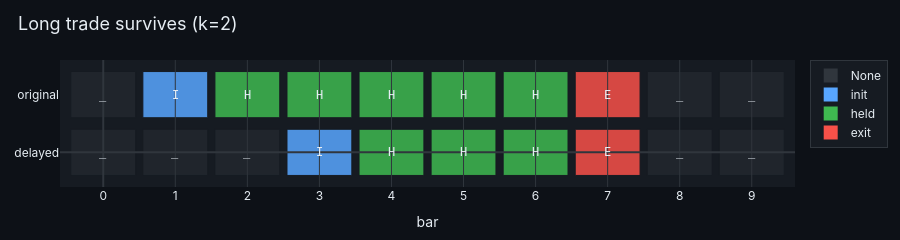
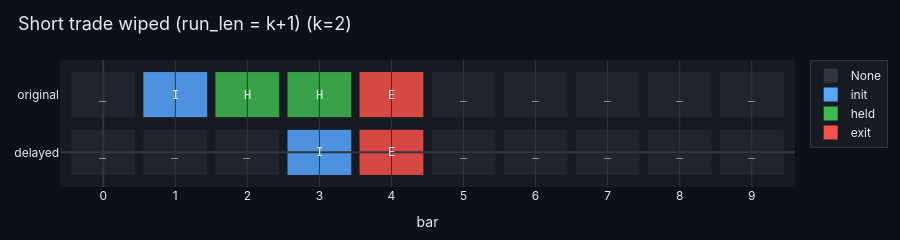
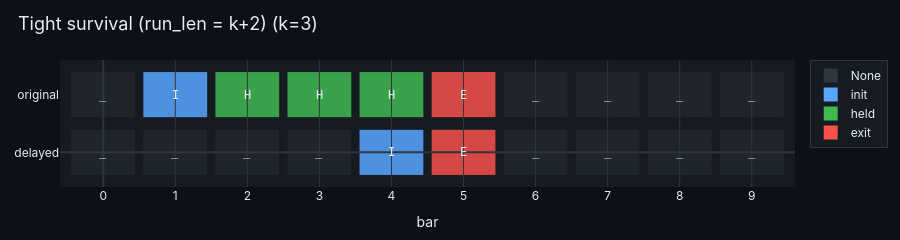

Notebook code for these charts, in order:
### Markdown cell above
## 2. Visual Walkthrough

Show the cycle column before and after the offset for one case.  Each cell is
one bar; colour denotes cycle (`init` blue, `held` green, `exit` red, `None`
muted).

### Code cell
CYCLE_COLOR = {
    "None": PALETTE["border"],
    "init": PALETTE["accent_blue"],
    "held": PALETTE["accent_green"],
    "exit": PALETTE["accent_red"],
}


def plot_before_after(pattern: str, k: int, title: str) -> go.Figure:
    df_in  = make_signal_df({"S": pattern})
    df_out = _apply_entry_offset(df_in, k)
    n = len(pattern)

    fig = go.Figure()
    for label, df, y in [("original", df_in, 1), ("delayed", df_out, 0)]:
        cycles = df.loc["S", "cycle"].tolist()
        for i, cyc in enumerate(cycles):
            fig.add_shape(
                type="rect",
                x0=i - 0.45, x1=i + 0.45,
                y0=y - 0.4, y1=y + 0.4,
                line=dict(color=PALETTE["surface"], width=1),
                fillcolor=CYCLE_COLOR[cyc],
                opacity=0.85 if cyc != "None" else 0.4,
                layer="below",
            )
            fig.add_annotation(
                x=i, y=y, text=INV_CYCLE[cyc],
                showarrow=False,
                font=dict(color=PALETTE["text_primary"], size=12, family="monospace"),
            )

    # Legend dummies
    for cyc, color in CYCLE_COLOR.items():
        fig.add_trace(go.Scatter(
            x=[None], y=[None], mode="markers",
            marker=dict(size=14, color=color, symbol="square"),
            name=cyc,
        ))

    apply_theme(fig, title=f"{title} (k={k})", height=240)
    fig.update_layout(
        xaxis=dict(title_text="bar", range=[-0.6, n - 0.4], tickmode="array",
                   tickvals=list(range(n))),
        yaxis=dict(
            tickvals=[0, 1], ticktext=["delayed", "original"],
            range=[-0.6, 1.6], showgrid=False,
        ),
        showlegend=True,
    )
    return fig


plot_before_after("_IHHHHHE__", k=2, title="Long trade survives").show()
plot_before_after("_IHHE_____", k=2, title="Short trade wiped (run_len = k+1)").show()
plot_before_after("_IHHHE____", k=3, title="Tight survival (run_len = k+2)").show()

### Figure 1 — Plotly figure (JSON) as saved in the notebook; plotly's stock layout.template omitted (floating-point values rounded to 4 significant figures)
{"data": [{"marker": {"color": "#30363d", "size": 14, "symbol": "square"}, "mode": "markers", "name": "None", "x": [null], "y": [null], "type": "scatter"}, {"marker": {"color": "#58a6ff", "size": 14, "symbol": "square"}, "mode": "markers", "name": "init", "x": [null], "y": [null], "type": "scatter"}, {"marker": {"color": "#3fb950", "size": 14, "symbol": "square"}, "mode": "markers", "name": "held", "x": [null], "y": [null], "type": "scatter"}, {"marker": {"color": "#f85149", "size": 14, "symbol": "square"}, "mode": "markers", "name": "exit", "x": [null], "y": [null], "type": "scatter"}], "layout": {"shapes": [{"fillcolor": "#30363d", "layer": "below", "line": {"color": "#161b22", "width": 1}, "opacity": 0.4, "type": "rect", "x0": -0.45, "x1": 0.45, "y0": 0.6, "y1": 1.4}, {"fillcolor": "#58a6ff", "layer": "below", "line": {"color": "#161b22", "width": 1}, "opacity": 0.85, "type": "rect", "x0": 0.55, "x1": 1.45, "y0": 0.6, "y1": 1.4}, {"fillcolor": "#3fb950", "layer": "below", "line": {"color": "#161b22", "width": 1}, "opacity": 0.85, "type": "rect", "x0": 1.55, "x1": 2.45, "y0": 0.6, "y1": 1.4}, {"fillcolor": "#3fb950", "layer": "below", "line": {"color": "#161b22", "width": 1}, "opacity": 0.85, "type": "rect", "x0": 2.55, "x1": 3.45, "y0": 0.6, "y1": 1.4}, {"fillcolor": "#3fb950", "layer": "below", "line": {"color": "#161b22", "width": 1}, "opacity": 0.85, "type": "rect", "x0": 3.55, "x1": 4.45, "y0": 0.6, "y1": 1.4}, {"fillcolor": "#3fb950", "layer": "below", "line": {"color": "#161b22", "width": 1}, "opacity": 0.85, "type": "rect", "x0": 4.55, "x1": 5.45, "y0": 0.6, "y1": 1.4}, {"fillcolor": "#3fb950", "layer": "below", "line": {"color": "#161b22", "width": 1}, "opacity": 0.85, "type": "rect", "x0": 5.55, "x1": 6.45, "y0": 0.6, "y1": 1.4}, {"fillcolor": "#f85149", "layer": "below", "line": {"color": "#161b22", "width": 1}, "opacity": 0.85, "type": "rect", "x0": 6.55, "x1": 7.45, "y0": 0.6, "y1": 1.4}, {"fillcolor": "#30363d", "layer": "below", "line": {"color": "#161b22", "width": 1}, "opacity": 0.4, "type": "rect", "x0": 7.55, "x1": 8.45, "y0": 0.6, "y1": 1.4}, {"fillcolor": "#30363d", "layer": "below", "line": {"color": "#161b22", "width": 1}, "opacity": 0.4, "type": "rect", "x0": 8.55, "x1": 9.45, "y0": 0.6, "y1": 1.4}, {"fillcolor": "#30363d", "layer": "below", "line": {"color": "#161b22", "width": 1}, "opacity": 0.4, "type": "rect", "x0": -0.45, "x1": 0.45, "y0": -0.4, "y1": 0.4}, {"fillcolor": "#30363d", "layer": "below", "line": {"color": "#161b22", "width": 1}, "opacity": 0.4, "type": "rect", "x0": 0.55, "x1": 1.45, "y0": -0.4, "y1": 0.4}, {"fillcolor": "#30363d", "layer": "below", "line": {"color": "#161b22", "width": 1}, "opacity": 0.4, "type": "rect", "x0": 1.55, "x1": 2.45, "y0": -0.4, "y1": 0.4}, {"fillcolor": "#58a6ff", "layer": "below", "line": {"color": "#161b22", "width": 1}, "opacity": 0.85, "type": "rect", "x0": 2.55, "x1": 3.45, "y0": -0.4, "y1": 0.4}, {"fillcolor": "#3fb950", "layer": "below", "line": {"color": "#161b22", "width": 1}, "opacity": 0.85, "type": "rect", "x0": 3.55, "x1": 4.45, "y0": -0.4, "y1": 0.4}, {"fillcolor": "#3fb950", "layer": "below", "line": {"color": "#161b22", "width": 1}, "opacity": 0.85, "type": "rect", "x0": 4.55, "x1": 5.45, "y0": -0.4, "y1": 0.4}, {"fillcolor": "#3fb950", "layer": "below", "line": {"color": "#161b22", "width": 1}, "opacity": 0.85, "type": "rect", "x0": 5.55, "x1": 6.45, "y0": -0.4, "y1": 0.4}, {"fillcolor": "#f85149", "layer": "below", "line": {"color": "#161b22", "width": 1}, "opacity": 0.85, "type": "rect", "x0": 6.55, "x1": 7.45, "y0": -0.4, "y1": 0.4}, {"fillcolor": "#30363d", "layer": "below", "line": {"color": "#161b22", "width": 1}, "opacity": 0.4, "type": "rect", "x0": 7.55, "x1": 8.45, "y0": -0.4, "y1": 0.4}, {"fillcolor": "#30363d", "layer": "below", "line": {"color": "#161b22", "width": 1}, "opacity": 0.4, "type": "rect", "x0": 8.55, "x1": 9.45, "y0": -0.4, "y1": 0.4}], "annotations": [{"font": {"color": "#e6edf3", "family": "monospace", "size": 12}, "showarrow": false, "text": "_", "x": 0, "y": 1}, {"font": {"color": "#e6edf3", "family": "monospace", "size": 12}, "showarrow": false, "text": "I", "x": 1, "y": 1}, {"font": {"color": "#e6edf3", "family": "monospace", "size": 12}, "showarrow": false, "text": "H", "x": 2, "y": 1}, {"font": {"color": "#e6edf3", "family": "monospace", "size": 12}, "showarrow": false, "text": "H", "x": 3, "y": 1}, {"font": {"color": "#e6edf3", "family": "monospace", "size": 12}, "showarrow": false, "text": "H", "x": 4, "y": 1}, {"font": {"color": "#e6edf3", "family": "monospace", "size": 12}, "showarrow": false, "text": "H", "x": 5, "y": 1}, {"font": {"color": "#e6edf3", "family": "monospace", "size": 12}, "showarrow": false, "text": "H", "x": 6, "y": 1}, {"font": {"color": "#e6edf3", "family": "monospace", "size": 12}, "showarrow": false, "text": "E", "x": 7, "y": 1}, {"font": {"color": "#e6edf3", "family": "monospace", "size": 12}, "showarrow": false, "text": "_", "x": 8, "y": 1}, {"font": {"color": "#e6edf3", "family": "monospace", "size": 12}, "showarrow": false, "text": "_", "x": 9, "y": 1}, {"font": {"color": "#e6edf3", "family": "monospace", "size": 12}, "showarrow": false, "text": "_", "x": 0, "y": 0}, {"font": {"color": "#e6edf3", "family": "monospace", "size": 12}, "showarrow": false, "text": "_", "x": 1, "y": 0}, {"font": {"color": "#e6edf3", "family": "monospace", "size": 12}, "showarrow": false, "text": "_", "x": 2, "y": 0}, {"font": {"color": "#e6edf3", "family": "monospace", "size": 12}, "showarrow": false, "text": "I", "x": 3, "y": 0}, {"font": {"color": "#e6edf3", "family": "monospace", "size": 12}, "showarrow": false, "text": "H", "x": 4, "y": 0}, {"font": {"color": "#e6edf3", "family": "monospace", "size": 12}, "showarrow": false, "text": "H", "x": 5, "y": 0}, {"font": {"color": "#e6edf3", "family": "monospace", "size": 12}, "showarrow": false, "text": "H", "x": 6, "y": 0}, {"font": {"color": "#e6edf3", "family": "monospace", "size": 12}, "showarrow": false, "text": "E", "x": 7, "y": 0}, {"font": {"color": "#e6edf3", "family": "monospace", "size": 12}, "showarrow": false, "text": "_", "x": 8, "y": 0}, {"font": {"color": "#e6edf3", "family": "monospace", "size": 12}, "showarrow": false, "text": "_", "x": 9, "y": 0}], "font": {"color": "#e6edf3", "family": "Inter, system-ui, sans-serif"}, "title": {"font": {"size": 18, "color": "#e6edf3"}, "text": "Long trade survives (k=2)", "x": 0.02, "xanchor": "left"}, "margin": {"l": 60, "r": 20, "t": 60, "b": 40}, "legend": {"bgcolor": "#161b22", "bordercolor": "#30363d", "borderwidth": 1}, "xaxis": {"gridcolor": "#30363d", "zerolinecolor": "#30363d", "showspikes": true, "spikecolor": "#8b949e", "spikethickness": 1, "title": {"text": "bar"}, "range": [-0.6, 9.6], "tickmode": "array", "tickvals": [0, 1, 2, 3, 4, 5, 6, 7, 8, 9]}, "yaxis": {"gridcolor": "#30363d", "zerolinecolor": "#30363d", "showspikes": true, "spikecolor": "#8b949e", "spikethickness": 1, "tickvals": [0, 1], "ticktext": ["delayed", "original"], "range": [-0.6, 1.6], "showgrid": false}, "paper_bgcolor": "#0d1117", "plot_bgcolor": "#161b22", "height": 240, "hovermode": "x unified", "showlegend": true}}

### Figure 2 — Plotly figure (JSON) as saved in the notebook; plotly's stock layout.template omitted (floating-point values rounded to 4 significant figures)
{"data": [{"marker": {"color": "#30363d", "size": 14, "symbol": "square"}, "mode": "markers", "name": "None", "x": [null], "y": [null], "type": "scatter"}, {"marker": {"color": "#58a6ff", "size": 14, "symbol": "square"}, "mode": "markers", "name": "init", "x": [null], "y": [null], "type": "scatter"}, {"marker": {"color": "#3fb950", "size": 14, "symbol": "square"}, "mode": "markers", "name": "held", "x": [null], "y": [null], "type": "scatter"}, {"marker": {"color": "#f85149", "size": 14, "symbol": "square"}, "mode": "markers", "name": "exit", "x": [null], "y": [null], "type": "scatter"}], "layout": {"shapes": [{"fillcolor": "#30363d", "layer": "below", "line": {"color": "#161b22", "width": 1}, "opacity": 0.4, "type": "rect", "x0": -0.45, "x1": 0.45, "y0": 0.6, "y1": 1.4}, {"fillcolor": "#58a6ff", "layer": "below", "line": {"color": "#161b22", "width": 1}, "opacity": 0.85, "type": "rect", "x0": 0.55, "x1": 1.45, "y0": 0.6, "y1": 1.4}, {"fillcolor": "#3fb950", "layer": "below", "line": {"color": "#161b22", "width": 1}, "opacity": 0.85, "type": "rect", "x0": 1.55, "x1": 2.45, "y0": 0.6, "y1": 1.4}, {"fillcolor": "#3fb950", "layer": "below", "line": {"color": "#161b22", "width": 1}, "opacity": 0.85, "type": "rect", "x0": 2.55, "x1": 3.45, "y0": 0.6, "y1": 1.4}, {"fillcolor": "#f85149", "layer": "below", "line": {"color": "#161b22", "width": 1}, "opacity": 0.85, "type": "rect", "x0": 3.55, "x1": 4.45, "y0": 0.6, "y1": 1.4}, {"fillcolor": "#30363d", "layer": "below", "line": {"color": "#161b22", "width": 1}, "opacity": 0.4, "type": "rect", "x0": 4.55, "x1": 5.45, "y0": 0.6, "y1": 1.4}, {"fillcolor": "#30363d", "layer": "below", "line": {"color": "#161b22", "width": 1}, "opacity": 0.4, "type": "rect", "x0": 5.55, "x1": 6.45, "y0": 0.6, "y1": 1.4}, {"fillcolor": "#30363d", "layer": "below", "line": {"color": "#161b22", "width": 1}, "opacity": 0.4, "type": "rect", "x0": 6.55, "x1": 7.45, "y0": 0.6, "y1": 1.4}, {"fillcolor": "#30363d", "layer": "below", "line": {"color": "#161b22", "width": 1}, "opacity": 0.4, "type": "rect", "x0": 7.55, "x1": 8.45, "y0": 0.6, "y1": 1.4}, {"fillcolor": "#30363d", "layer": "below", "line": {"color": "#161b22", "width": 1}, "opacity": 0.4, "type": "rect", "x0": 8.55, "x1": 9.45, "y0": 0.6, "y1": 1.4}, {"fillcolor": "#30363d", "layer": "below", "line": {"color": "#161b22", "width": 1}, "opacity": 0.4, "type": "rect", "x0": -0.45, "x1": 0.45, "y0": -0.4, "y1": 0.4}, {"fillcolor": "#30363d", "layer": "below", "line": {"color": "#161b22", "width": 1}, "opacity": 0.4, "type": "rect", "x0": 0.55, "x1": 1.45, "y0": -0.4, "y1": 0.4}, {"fillcolor": "#30363d", "layer": "below", "line": {"color": "#161b22", "width": 1}, "opacity": 0.4, "type": "rect", "x0": 1.55, "x1": 2.45, "y0": -0.4, "y1": 0.4}, {"fillcolor": "#58a6ff", "layer": "below", "line": {"color": "#161b22", "width": 1}, "opacity": 0.85, "type": "rect", "x0": 2.55, "x1": 3.45, "y0": -0.4, "y1": 0.4}, {"fillcolor": "#f85149", "layer": "below", "line": {"color": "#161b22", "width": 1}, "opacity": 0.85, "type": "rect", "x0": 3.55, "x1": 4.45, "y0": -0.4, "y1": 0.4}, {"fillcolor": "#30363d", "layer": "below", "line": {"color": "#161b22", "width": 1}, "opacity": 0.4, "type": "rect", "x0": 4.55, "x1": 5.45, "y0": -0.4, "y1": 0.4}, {"fillcolor": "#30363d", "layer": "below", "line": {"color": "#161b22", "width": 1}, "opacity": 0.4, "type": "rect", "x0": 5.55, "x1": 6.45, "y0": -0.4, "y1": 0.4}, {"fillcolor": "#30363d", "layer": "below", "line": {"color": "#161b22", "width": 1}, "opacity": 0.4, "type": "rect", "x0": 6.55, "x1": 7.45, "y0": -0.4, "y1": 0.4}, {"fillcolor": "#30363d", "layer": "below", "line": {"color": "#161b22", "width": 1}, "opacity": 0.4, "type": "rect", "x0": 7.55, "x1": 8.45, "y0": -0.4, "y1": 0.4}, {"fillcolor": "#30363d", "layer": "below", "line": {"color": "#161b22", "width": 1}, "opacity": 0.4, "type": "rect", "x0": 8.55, "x1": 9.45, "y0": -0.4, "y1": 0.4}], "annotations": [{"font": {"color": "#e6edf3", "family": "monospace", "size": 12}, "showarrow": false, "text": "_", "x": 0, "y": 1}, {"font": {"color": "#e6edf3", "family": "monospace", "size": 12}, "showarrow": false, "text": "I", "x": 1, "y": 1}, {"font": {"color": "#e6edf3", "family": "monospace", "size": 12}, "showarrow": false, "text": "H", "x": 2, "y": 1}, {"font": {"color": "#e6edf3", "family": "monospace", "size": 12}, "showarrow": false, "text": "H", "x": 3, "y": 1}, {"font": {"color": "#e6edf3", "family": "monospace", "size": 12}, "showarrow": false, "text": "E", "x": 4, "y": 1}, {"font": {"color": "#e6edf3", "family": "monospace", "size": 12}, "showarrow": false, "text": "_", "x": 5, "y": 1}, {"font": {"color": "#e6edf3", "family": "monospace", "size": 12}, "showarrow": false, "text": "_", "x": 6, "y": 1}, {"font": {"color": "#e6edf3", "family": "monospace", "size": 12}, "showarrow": false, "text": "_", "x": 7, "y": 1}, {"font": {"color": "#e6edf3", "family": "monospace", "size": 12}, "showarrow": false, "text": "_", "x": 8, "y": 1}, {"font": {"color": "#e6edf3", "family": "monospace", "size": 12}, "showarrow": false, "text": "_", "x": 9, "y": 1}, {"font": {"color": "#e6edf3", "family": "monospace", "size": 12}, "showarrow": false, "text": "_", "x": 0, "y": 0}, {"font": {"color": "#e6edf3", "family": "monospace", "size": 12}, "showarrow": false, "text": "_", "x": 1, "y": 0}, {"font": {"color": "#e6edf3", "family": "monospace", "size": 12}, "showarrow": false, "text": "_", "x": 2, "y": 0}, {"font": {"color": "#e6edf3", "family": "monospace", "size": 12}, "showarrow": false, "text": "I", "x": 3, "y": 0}, {"font": {"color": "#e6edf3", "family": "monospace", "size": 12}, "showarrow": false, "text": "E", "x": 4, "y": 0}, {"font": {"color": "#e6edf3", "family": "monospace", "size": 12}, "showarrow": false, "text": "_", "x": 5, "y": 0}, {"font": {"color": "#e6edf3", "family": "monospace", "size": 12}, "showarrow": false, "text": "_", "x": 6, "y": 0}, {"font": {"color": "#e6edf3", "family": "monospace", "size": 12}, "showarrow": false, "text": "_", "x": 7, "y": 0}, {"font": {"color": "#e6edf3", "family": "monospace", "size": 12}, "showarrow": false, "text": "_", "x": 8, "y": 0}, {"font": {"color": "#e6edf3", "family": "monospace", "size": 12}, "showarrow": false, "text": "_", "x": 9, "y": 0}], "font": {"color": "#e6edf3", "family": "Inter, system-ui, sans-serif"}, "title": {"font": {"size": 18, "color": "#e6edf3"}, "text": "Short trade wiped (run_len = k+1) (k=2)", "x": 0.02, "xanchor": "left"}, "margin": {"l": 60, "r": 20, "t": 60, "b": 40}, "legend": {"bgcolor": "#161b22", "bordercolor": "#30363d", "borderwidth": 1}, "xaxis": {"gridcolor": "#30363d", "zerolinecolor": "#30363d", "showspikes": true, "spikecolor": "#8b949e", "spikethickness": 1, "title": {"text": "bar"}, "range": [-0.6, 9.6], "tickmode": "array", "tickvals": [0, 1, 2, 3, 4, 5, 6, 7, 8, 9]}, "yaxis": {"gridcolor": "#30363d", "zerolinecolor": "#30363d", "showspikes": true, "spikecolor": "#8b949e", "spikethickness": 1, "tickvals": [0, 1], "ticktext": ["delayed", "original"], "range": [-0.6, 1.6], "showgrid": false}, "paper_bgcolor": "#0d1117", "plot_bgcolor": "#161b22", "height": 240, "hovermode": "x unified", "showlegend": true}}

### Figure 3 — Plotly figure (JSON) as saved in the notebook; plotly's stock layout.template omitted (floating-point values rounded to 4 significant figures)
{"data": [{"marker": {"color": "#30363d", "size": 14, "symbol": "square"}, "mode": "markers", "name": "None", "x": [null], "y": [null], "type": "scatter"}, {"marker": {"color": "#58a6ff", "size": 14, "symbol": "square"}, "mode": "markers", "name": "init", "x": [null], "y": [null], "type": "scatter"}, {"marker": {"color": "#3fb950", "size": 14, "symbol": "square"}, "mode": "markers", "name": "held", "x": [null], "y": [null], "type": "scatter"}, {"marker": {"color": "#f85149", "size": 14, "symbol": "square"}, "mode": "markers", "name": "exit", "x": [null], "y": [null], "type": "scatter"}], "layout": {"shapes": [{"fillcolor": "#30363d", "layer": "below", "line": {"color": "#161b22", "width": 1}, "opacity": 0.4, "type": "rect", "x0": -0.45, "x1": 0.45, "y0": 0.6, "y1": 1.4}, {"fillcolor": "#58a6ff", "layer": "below", "line": {"color": "#161b22", "width": 1}, "opacity": 0.85, "type": "rect", "x0": 0.55, "x1": 1.45, "y0": 0.6, "y1": 1.4}, {"fillcolor": "#3fb950", "layer": "below", "line": {"color": "#161b22", "width": 1}, "opacity": 0.85, "type": "rect", "x0": 1.55, "x1": 2.45, "y0": 0.6, "y1": 1.4}, {"fillcolor": "#3fb950", "layer": "below", "line": {"color": "#161b22", "width": 1}, "opacity": 0.85, "type": "rect", "x0": 2.55, "x1": 3.45, "y0": 0.6, "y1": 1.4}, {"fillcolor": "#3fb950", "layer": "below", "line": {"color": "#161b22", "width": 1}, "opacity": 0.85, "type": "rect", "x0": 3.55, "x1": 4.45, "y0": 0.6, "y1": 1.4}, {"fillcolor": "#f85149", "layer": "below", "line": {"color": "#161b22", "width": 1}, "opacity": 0.85, "type": "rect", "x0": 4.55, "x1": 5.45, "y0": 0.6, "y1": 1.4}, {"fillcolor": "#30363d", "layer": "below", "line": {"color": "#161b22", "width": 1}, "opacity": 0.4, "type": "rect", "x0": 5.55, "x1": 6.45, "y0": 0.6, "y1": 1.4}, {"fillcolor": "#30363d", "layer": "below", "line": {"color": "#161b22", "width": 1}, "opacity": 0.4, "type": "rect", "x0": 6.55, "x1": 7.45, "y0": 0.6, "y1": 1.4}, {"fillcolor": "#30363d", "layer": "below", "line": {"color": "#161b22", "width": 1}, "opacity": 0.4, "type": "rect", "x0": 7.55, "x1": 8.45, "y0": 0.6, "y1": 1.4}, {"fillcolor": "#30363d", "layer": "below", "line": {"color": "#161b22", "width": 1}, "opacity": 0.4, "type": "rect", "x0": 8.55, "x1": 9.45, "y0": 0.6, "y1": 1.4}, {"fillcolor": "#30363d", "layer": "below", "line": {"color": "#161b22", "width": 1}, "opacity": 0.4, "type": "rect", "x0": -0.45, "x1": 0.45, "y0": -0.4, "y1": 0.4}, {"fillcolor": "#30363d", "layer": "below", "line": {"color": "#161b22", "width": 1}, "opacity": 0.4, "type": "rect", "x0": 0.55, "x1": 1.45, "y0": -0.4, "y1": 0.4}, {"fillcolor": "#30363d", "layer": "below", "line": {"color": "#161b22", "width": 1}, "opacity": 0.4, "type": "rect", "x0": 1.55, "x1": 2.45, "y0": -0.4, "y1": 0.4}, {"fillcolor": "#30363d", "layer": "below", "line": {"color": "#161b22", "width": 1}, "opacity": 0.4, "type": "rect", "x0": 2.55, "x1": 3.45, "y0": -0.4, "y1": 0.4}, {"fillcolor": "#58a6ff", "layer": "below", "line": {"color": "#161b22", "width": 1}, "opacity": 0.85, "type": "rect", "x0": 3.55, "x1": 4.45, "y0": -0.4, "y1": 0.4}, {"fillcolor": "#f85149", "layer": "below", "line": {"color": "#161b22", "width": 1}, "opacity": 0.85, "type": "rect", "x0": 4.55, "x1": 5.45, "y0": -0.4, "y1": 0.4}, {"fillcolor": "#30363d", "layer": "below", "line": {"color": "#161b22", "width": 1}, "opacity": 0.4, "type": "rect", "x0": 5.55, "x1": 6.45, "y0": -0.4, "y1": 0.4}, {"fillcolor": "#30363d", "layer": "below", "line": {"color": "#161b22", "width": 1}, "opacity": 0.4, "type": "rect", "x0": 6.55, "x1": 7.45, "y0": -0.4, "y1": 0.4}, {"fillcolor": "#30363d", "layer": "below", "line": {"color": "#161b22", "width": 1}, "opacity": 0.4, "type": "rect", "x0": 7.55, "x1": 8.45, "y0": -0.4, "y1": 0.4}, {"fillcolor": "#30363d", "layer": "below", "line": {"color": "#161b22", "width": 1}, "opacity": 0.4, "type": "rect", "x0": 8.55, "x1": 9.45, "y0": -0.4, "y1": 0.4}], "annotations": [{"font": {"color": "#e6edf3", "family": "monospace", "size": 12}, "showarrow": false, "text": "_", "x": 0, "y": 1}, {"font": {"color": "#e6edf3", "family": "monospace", "size": 12}, "showarrow": false, "text": "I", "x": 1, "y": 1}, {"font": {"color": "#e6edf3", "family": "monospace", "size": 12}, "showarrow": false, "text": "H", "x": 2, "y": 1}, {"font": {"color": "#e6edf3", "family": "monospace", "size": 12}, "showarrow": false, "text": "H", "x": 3, "y": 1}, {"font": {"color": "#e6edf3", "family": "monospace", "size": 12}, "showarrow": false, "text": "H", "x": 4, "y": 1}, {"font": {"color": "#e6edf3", "family": "monospace", "size": 12}, "showarrow": false, "text": "E", "x": 5, "y": 1}, {"font": {"color": "#e6edf3", "family": "monospace", "size": 12}, "showarrow": false, "text": "_", "x": 6, "y": 1}, {"font": {"color": "#e6edf3", "family": "monospace", "size": 12}, "showarrow": false, "text": "_", "x": 7, "y": 1}, {"font": {"color": "#e6edf3", "family": "monospace", "size": 12}, "showarrow": false, "text": "_", "x": 8, "y": 1}, {"font": {"color": "#e6edf3", "family": "monospace", "size": 12}, "showarrow": false, "text": "_", "x": 9, "y": 1}, {"font": {"color": "#e6edf3", "family": "monospace", "size": 12}, "showarrow": false, "text": "_", "x": 0, "y": 0}, {"font": {"color": "#e6edf3", "family": "monospace", "size": 12}, "showarrow": false, "text": "_", "x": 1, "y": 0}, {"font": {"color": "#e6edf3", "family": "monospace", "size": 12}, "showarrow": false, "text": "_", "x": 2, "y": 0}, {"font": {"color": "#e6edf3", "family": "monospace", "size": 12}, "showarrow": false, "text": "_", "x": 3, "y": 0}, {"font": {"color": "#e6edf3", "family": "monospace", "size": 12}, "showarrow": false, "text": "I", "x": 4, "y": 0}, {"font": {"color": "#e6edf3", "family": "monospace", "size": 12}, "showarrow": false, "text": "E", "x": 5, "y": 0}, {"font": {"color": "#e6edf3", "family": "monospace", "size": 12}, "showarrow": false, "text": "_", "x": 6, "y": 0}, {"font": {"color": "#e6edf3", "family": "monospace", "size": 12}, "showarrow": false, "text": "_", "x": 7, "y": 0}, {"font": {"color": "#e6edf3", "family": "monospace", "size": 12}, "showarrow": false, "text": "_", "x": 8, "y": 0}, {"font": {"color": "#e6edf3", "family": "monospace", "size": 12}, "showarrow": false, "text": "_", "x": 9, "y": 0}], "font": {"color": "#e6edf3", "family": "Inter, system-ui, sans-serif"}, "title": {"font": {"size": 18, "color": "#e6edf3"}, "text": "Tight survival (run_len = k+2) (k=3)", "x": 0.02, "xanchor": "left"}, "margin": {"l": 60, "r": 20, "t": 60, "b": 40}, "legend": {"bgcolor": "#161b22", "bordercolor": "#30363d", "borderwidth": 1}, "xaxis": {"gridcolor": "#30363d", "zerolinecolor": "#30363d", "showspikes": true, "spikecolor": "#8b949e", "spikethickness": 1, "title": {"text": "bar"}, "range": [-0.6, 9.6], "tickmode": "array", "tickvals": [0, 1, 2, 3, 4, 5, 6, 7, 8, 9]}, "yaxis": {"gridcolor": "#30363d", "zerolinecolor": "#30363d", "showspikes": true, "spikecolor": "#8b949e", "spikethickness": 1, "tickvals": [0, 1], "ticktext": ["delayed", "original"], "range": [-0.6, 1.6], "showgrid": false}, "paper_bgcolor": "#0d1117", "plot_bgcolor": "#161b22", "height": 240, "hovermode": "x unified", "showlegend": true}}
